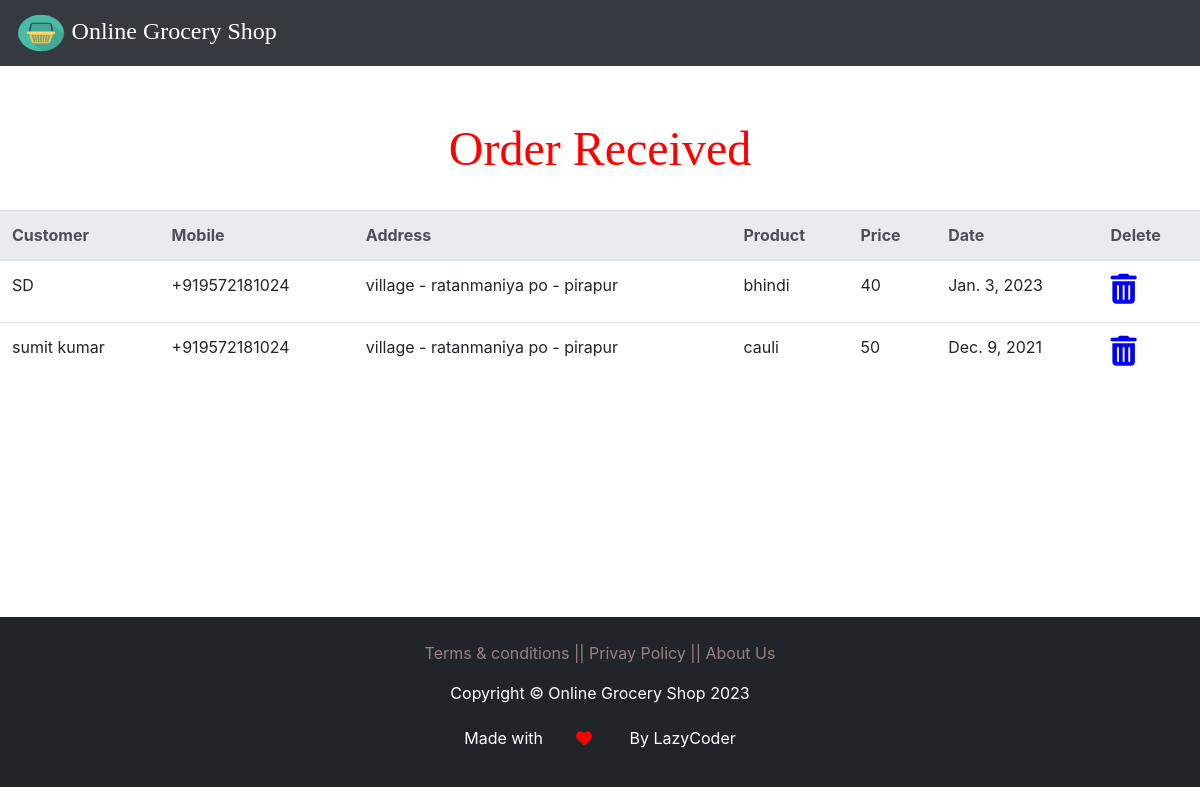
Screenshot of /admin-order (signed in) with the database file from the repository.
### bazaar/models.py (models this page shows)
class Order(models.Model):
    product=models.ForeignKey(Product, on_delete=models.CASCADE,null=True)
    category=models.ForeignKey( Category,on_delete=models.CASCADE,null=True)
    price=models.PositiveIntegerField(null=True)
    customername=models.CharField(max_length=200,null=True)
    mobile=models.CharField(max_length=20,null=True)
    address=models.CharField(max_length=500,null=True)
    date=models.DateField(auto_now=True)

class Product(models.Model):
    englishname=models.CharField(max_length=300)
    hindiname=models.CharField(max_length=300)
    photo= models.ImageField(upload_to='images/products/',null=True,blank=True)
    categoryid=models.PositiveIntegerField(null=True)
    categoryname=models.CharField(max_length=200,null=True)
    price=models.PositiveIntegerField(null=True)
    quantity=models.CharField(max_length=100)
    def __str__(self):
        return self.englishname

### bazaar/views.py (the view)
# urls.py: path('admin-order', views.admin_order_view,name='admin-order'),
@login_required(login_url='login')
def admin_order_view(request):
    orders=models.Order.objects.all().order_by('id').reverse()
    return render(request,'bazaar/admin_order.html',{'orders':orders})

### templates/bazaar/admin_order.html (shortened to what this page needs)
{% extends 'bazaar/adminbase.html' %}
{% block content %}
{% load static %}
	<!DOCTYPE html>
<html lang="en">
<head>
  <link rel="stylesheet" href="https://stackpath.bootstrapcdn.com/bootstrap/4.3.1/css/bootstrap.min.css">
  <link rel="stylesheet" href="https://maxcdn.bootstrapcdn.com/font-awesome/4.7.0/css/font-awesome.min.css">
  <link rel="stylesheet" href="https://maxcdn.bootstrapcdn.com/font-awesome/4.7.0/css/font-awesome.min.css">
</head>
<body>
  <br><br><br><br><br>
  {% if orders %}
  <h4 style="text-align:center;color: red;"><font face = "Comic sans MS" size ="7">Order Received</font></h4><br>
  <table class="table center" >
    <thead class="thead-light">
      <tr>
        <th scope="col">Customer</th>
        <th scope="col">Mobile</th>
        <th scope="col">Address</th>
        <th scope="col">Product</th>
        <th scope="col">Price</th>
        <th scope="col">Date</th>
        <th scope="col">Delete</th>
      </tr>
    </thead>
    <tbody>
      {% for m in orders %}
      <tr>
        <td> {{m.customername}}</td>
        <td>{{m.mobile}}</td>
        <td>{{m.address}}</td>
        <td> {{m.product}}</td>
        <td>{{m.price}}</td>
        <td>{{m.date}}</td>
        <td><a style="color:blue; text-decoration:none;font-size:25px;"href="{% url 'delete-order' m.id  %}"><i class="fas fa-trash-alt" style="font-size:30px;color:rgb(0, 0, 255)"></i></a></td>
      </tr>
      {% endfor %}
    </tbody>
  </table>
 {% else %}
 <br><br><br><br><br><br>
 <H3 style="text-align: center;color: rgb(0, 0, 255);">No Order Received</H3>
 {% endif %}
</body>
</html><br><br><br><br><br><br><br><br><br>
{% endblock content %}

### templates/bazaar/admin_order.html (style rules this page uses)
table { margin-left: auto; margin-right: auto; }
a:link { text-decoration: none; }

### rows the page displays
Order: customername "SD", mobile "+919572181024", address "village - ratanmaniya po - pirapur", product "bhindi", price "40", date "Jan. 3, 2023"
Order: customername "sumit kumar", mobile "+919572181024", address "village - ratanmaniya po - pirapur", product "cauli", price "50", date "Dec. 9, 2021"
